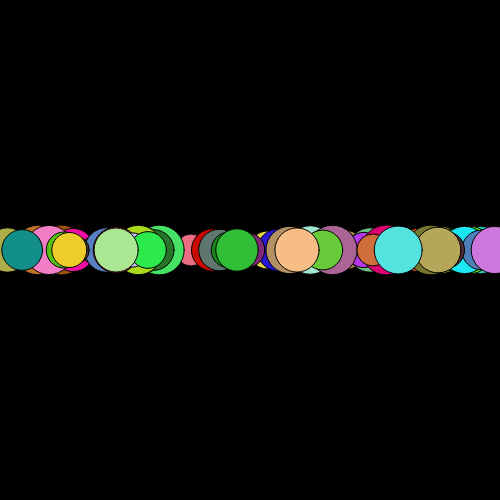
Frame 1 (no input)
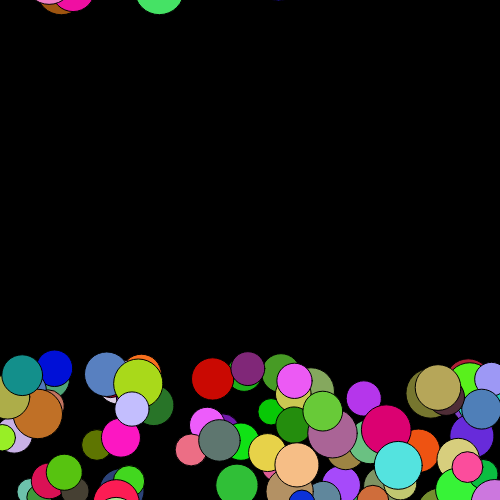
Frame 60 (no input)
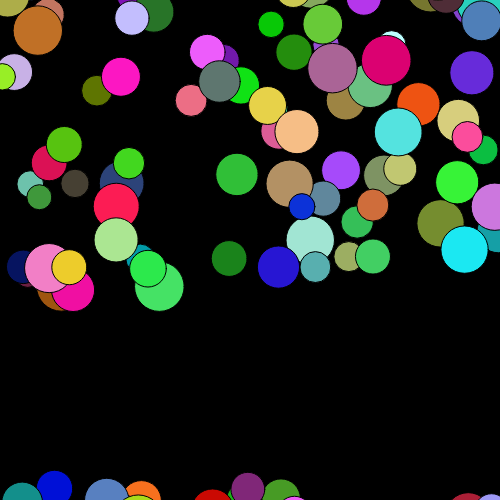
Frame 120 (the mouse pressed at the canvas centre since frame 60)

The p5.js sketch that drew these frames (run headless with seeded random() and noise() and a simulated clock; from frame 60 on, the mouse is pressed at the canvas centre):

// p5.js sketch
// ── sketch.js
let ballArray = [];
 
function setup() {
   createCanvas(500, 500);
 
   for (let i = 0; i < 100; i++) {
       let temp = new Ball(random(0, 500), 250, random(0,255), random(0, 255), random(0, 255), random(2, 5), random(25,50));
       ballArray.push(temp);
   }
}
 
function draw() {
   background(0);
 
   for (let i = 0; i < ballArray.length; i++) {
       fill(ballArray[i].redValue, ballArray[i].greenValue, ballArray[i].blueValue);
       ellipse(ballArray[i].xPos, ballArray[i].yPos, ballArray[i].sizeValue, ballArray[i].sizeValue);
 
       ballArray[i].yPos += ballArray[i].speedValue;
 
       if (ballArray[i].yPos > 525) {
           ballArray[i].yPos = -25;
       }
   }
}
 
class Ball {
   constructor(x, y, r, g, b, speed, size) {
       this.xPos = x;
       this.yPos = y;
       this.redValue = r;
       this.greenValue = g;
       this.blueValue = b;
       this.speedValue = speed;
       this.sizeValue = size;
   }
}
